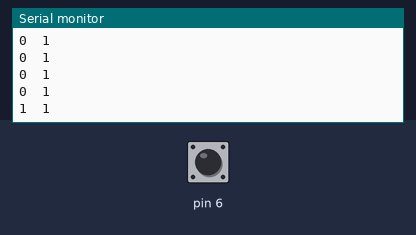
Bench run of a sketch on a simulated Arduino Uno, built with avr-gcc and run on an emulated ATmega328P. On the bench: the last lines printed to the serial monitor. The test bench sets the inputs (shaded band); at power-on: pin 6 HIGH.

Above: at 1.2 s.
1.3 s: pin 6 pulled LOW for 0.25 s
At 1.56 s:
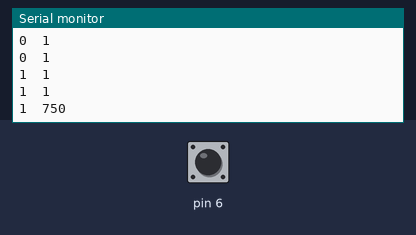
3.0 s: pin 6 pulled LOW for 1 s
At 3.37 s:
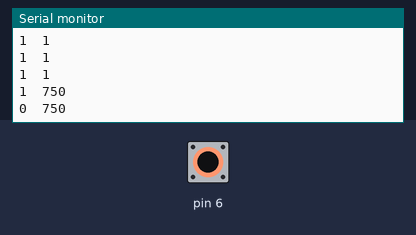
Timing chart, 0 to 6.0 s (numbered marks = the images above; inputs shaded):
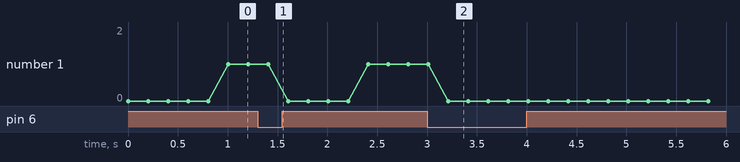

The sketch:

c1.ino
```cpp
//https://arduino.stackexchange.com/questions/12984/capacitive-sensor-gets-stuck
#include <CapacitiveSensor.h>

CapacitiveSensor   cs_7_6 = CapacitiveSensor(7,6);  // 1M resistor between pins 7 & 6, pin 6 is sensor pin

void setup()
{
   //cs_7_6.set_CS_AutocaL_Millis(0xFFFFFFFF);     // turn off autocalibrate on channel 1 - just as an example
   Serial.begin(115200);
}

void loop()
{
    long start = millis();
    long total1 =  cs_7_6.capacitiveSensor(5);

    Serial.print(millis() - start);        // check on performance in milliseconds
    Serial.print("\t");                    // tab character for debug windown spacing

    Serial.print(total1);                  // print sensor output 1
    Serial.println("\t");

    delay(200);                             // arbitrary delay to limit data to serial port
}
```

Measured:
- after the input at 1.3 s, the serial monitor: prints a new line after 0.11 s (image 1)
- after the input at 3.0 s, the serial monitor: prints a new line after 0.21 s (image 2)
